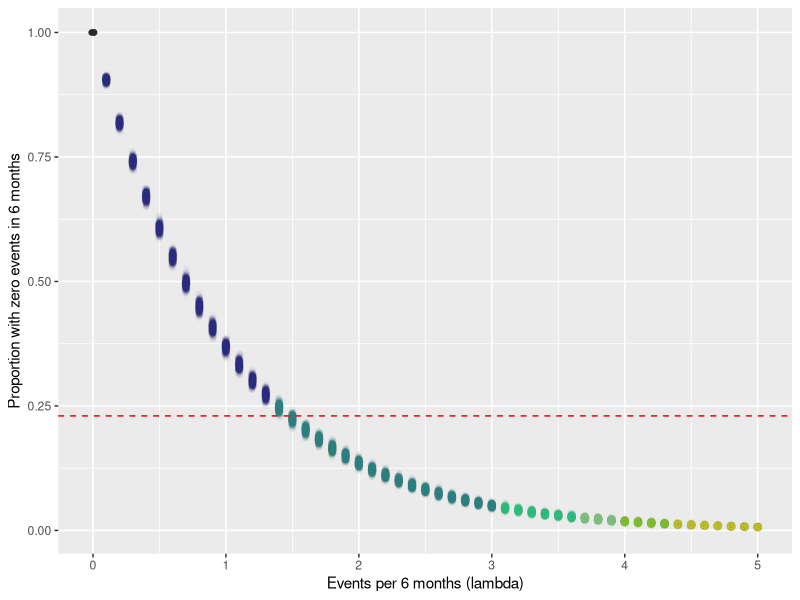
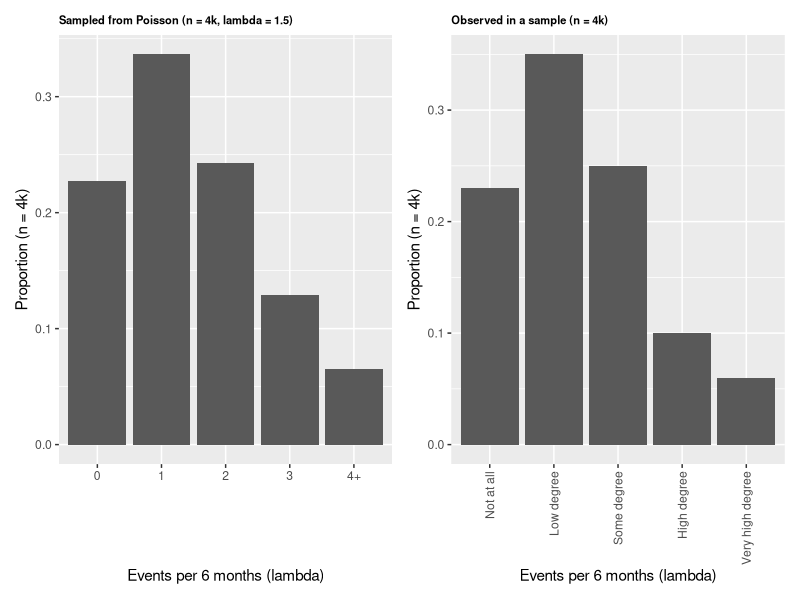

These charts were generated, in order, by the following R code:
## ---- chunk 1

  knitr::opts_chunk$set(echo = FALSE, message = FALSE, warning = FALSE, 
                        fig.width  = 6 * 1.67, fig.height = 6)
  
  library(tidyverse)
  library(viridis)
  library(flextable)
  library(patchwork)

## ---- chunk 2

# Example
# Simulate 4k patients with lambda = 1 (leak per 6 months) and get the % with 
# 0 events
  prop_none <- function(n, lambda){
    data <- rpois(n, lambda)
    return(signif(table(data)["0"] / sum(table(data)), 3))
  }
  
# prop_none(4000, 1)
  
## ---- chunk 3
# Now let's do a larger simulation

  lambda <- seq(0, 5, by = 0.1)
  n <- 4000
  out <- data_frame()
  for(i in lambda){
    out <- bind_rows(
      out, 
      data_frame(
        lambda = i, 
        prop_zero = replicate(1000, prop_none(n, i))
      )
    )
  }
  
## ---- chunk 4

  ggplot(out, aes(x = lambda, y = prop_zero, color = lambda)) +
    geom_jitter(alpha = 0.01, width = 0.01) +
    scale_color_viridis(guide = FALSE, "Events per 6 months") +
    ylab("Proportion with zero events in 6 months") +
    xlab("Events per 6 months (lambda)") +
    geom_hline(yintercept = 0.23, linetype = "dashed", color = "red")

## ---- chunk 5

# So let's assume lambda = 1.5

  t1 <- table(rpois(4000, 1.5))

  g1 <- data_frame(
    lambda = names(t1), 
    count = as.numeric(t1),
    prop = count / sum(t1)
  ) %>%
    mutate(lambda = case_when(
      lambda < 4 ~ lambda, 
      lambda >= 4 ~ "4+"
    )) %>%
  ggplot(aes(x = lambda, y = prop)) +
    geom_bar(stat = "identity") +
    xlab("Events per 6 months (lambda)") +
    ylab("Proportion (n = 4k)") +
    ggtitle("Sampled from Poisson (n = 4k, lambda = 1.5)") +
    theme(plot.title = element_text(size = 8, face = "bold")) 
  
  levs <- c("Very high degree", "High degree", "Some degree", 
                 "Low degree", "Not at all")
  g2 <- data_frame(
    response = levs,
    prop = c(0.06, 0.10, 0.25, 0.35, 0.23)
  ) %>%
    mutate(response = factor(response, levels = rev(levs))) %>%
  ggplot(aes(x = response, y = prop)) +
    geom_bar(stat = "identity") +
    xlab("Events per 6 months (lambda)") +
    ylab("Proportion (n = 4k)") +
    theme(axis.text.x = element_text(angle = 90, vjust = 0.5, hjust=1), 
          plot.title = element_text(size = 8, face = "bold")) +
    ggtitle("Observed in a sample (n = 4k)") 
  
  g1 | g2
    
